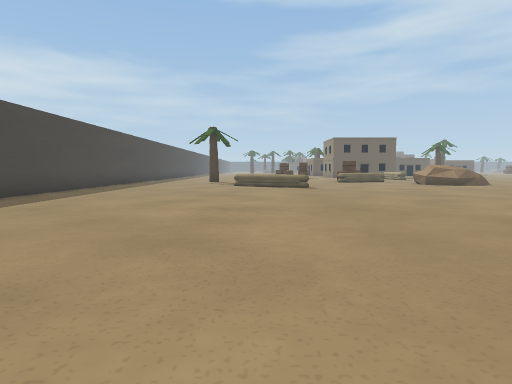
[1] (above)

24 first-person views from a walk through a 3-D level made in the Unity game engine. The camera is 1.5 m above the floor, tilts 4° down and sees 75° across. The floor is counted in squares, 2 m on a side. Each view is taken from the middle of a square. On the plan, view 1 faces up. The plan holds only what a view shows up to about 11 squares ahead; the rest is blank. The place goes on beyond the plan. Some surface patterns are stand-ins.

[2]
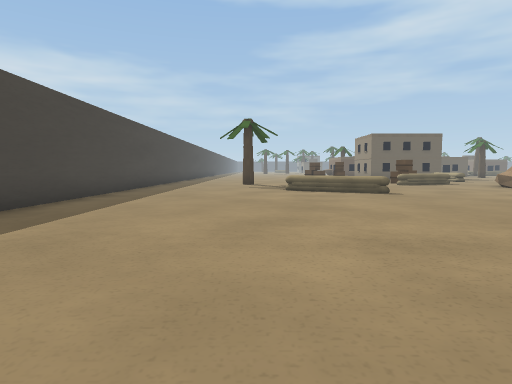

[3]
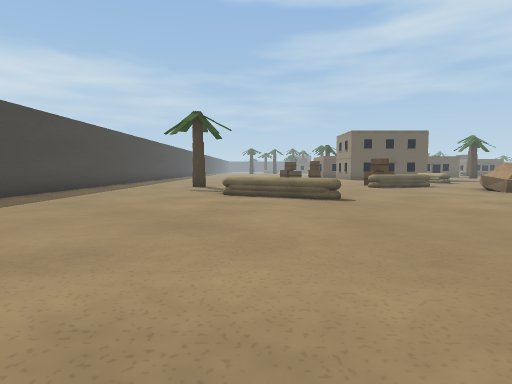

[4]
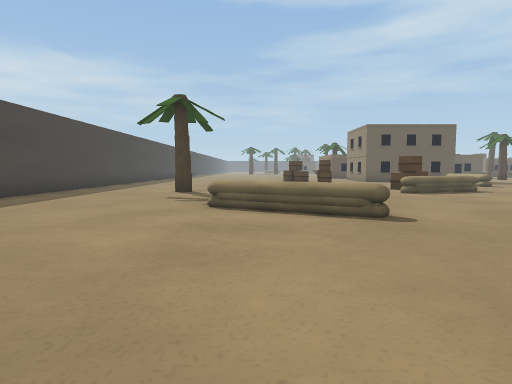

[5]
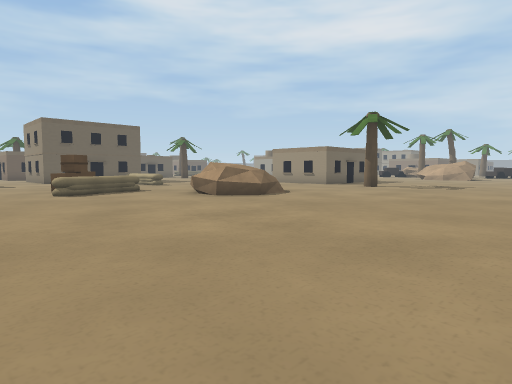

[6]
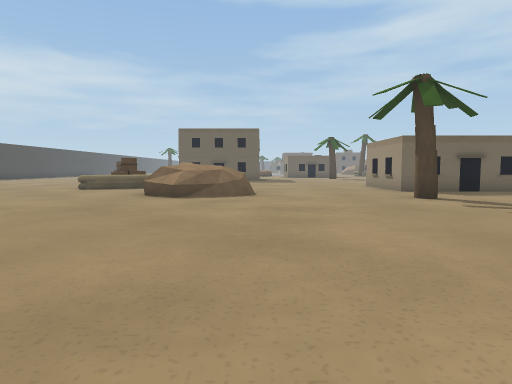

[7]
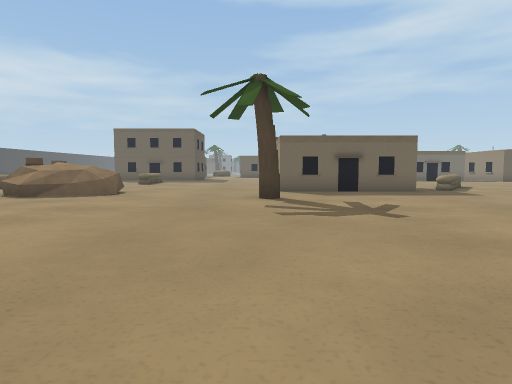

[8]
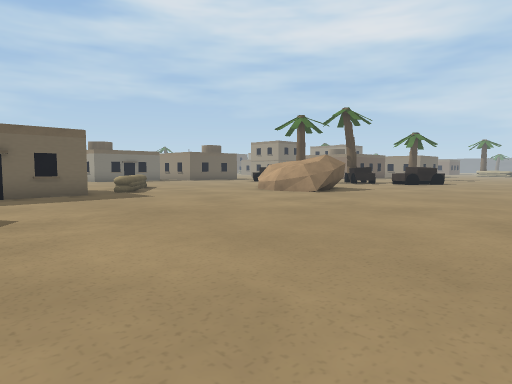

[9]
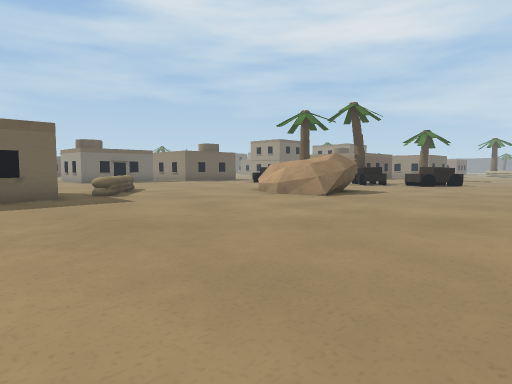

[10]
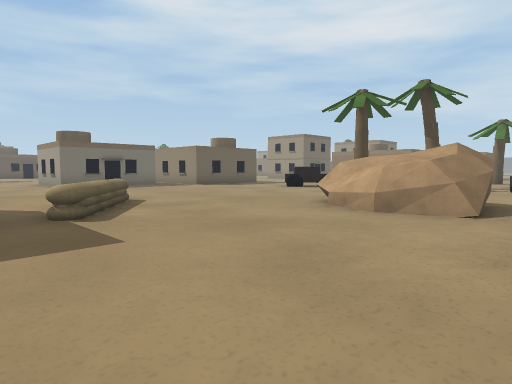

[11]
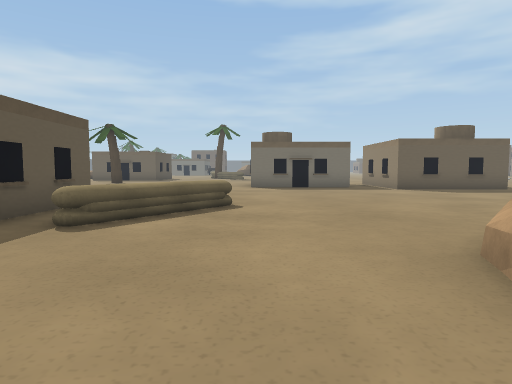

[12]
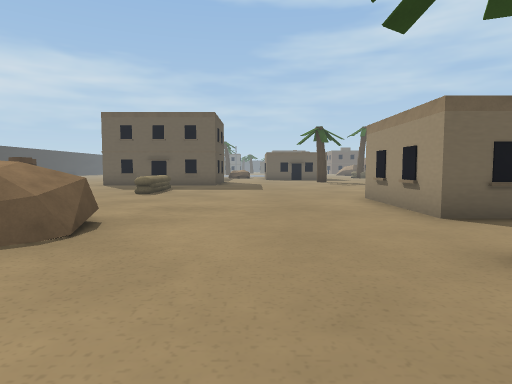

[13]
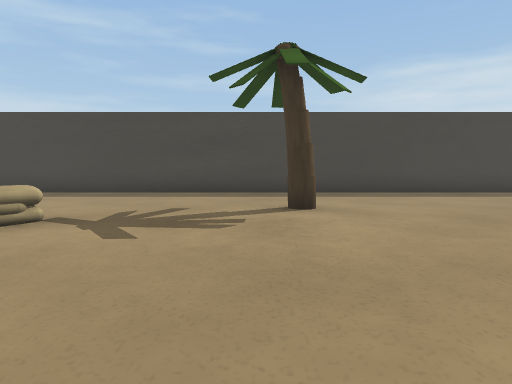

[14]
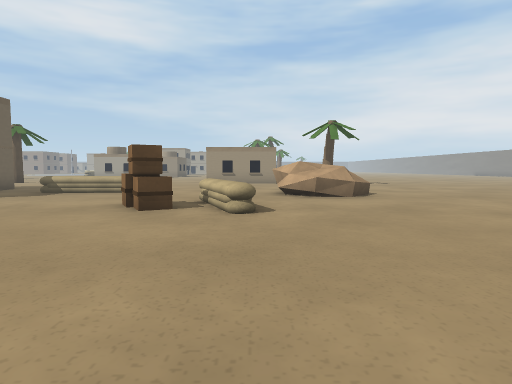

[15]
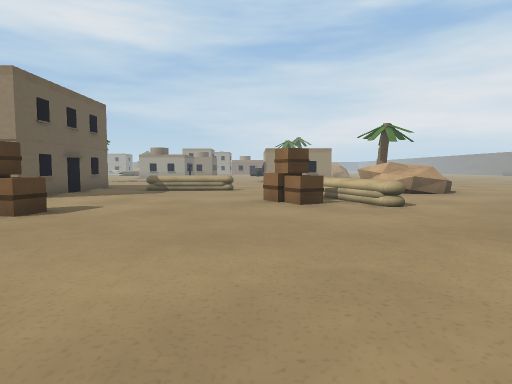

[16]
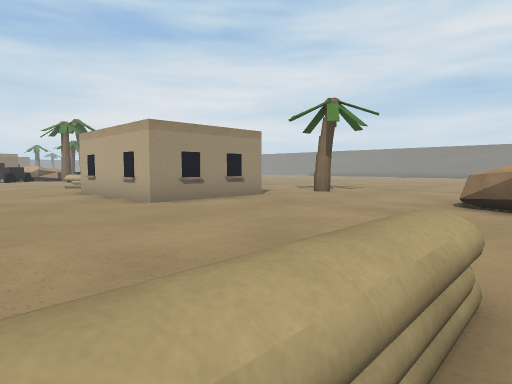

[17]
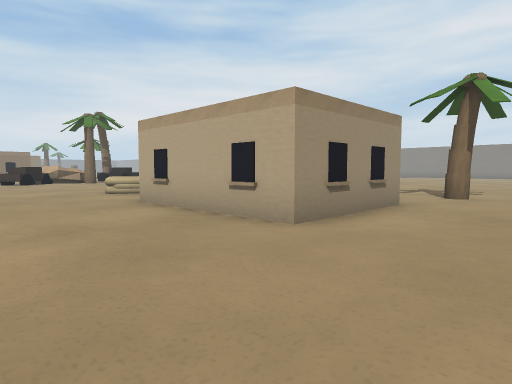

[18]
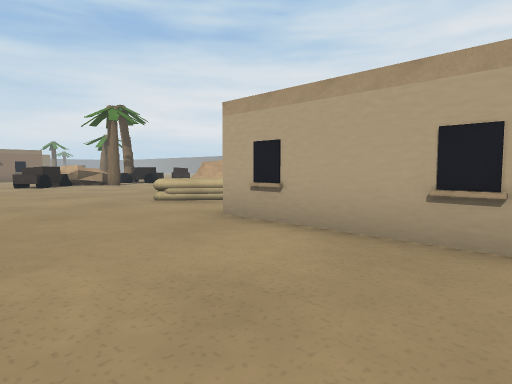

[19]
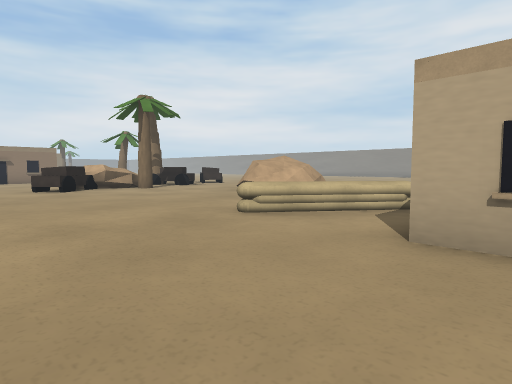

[20]
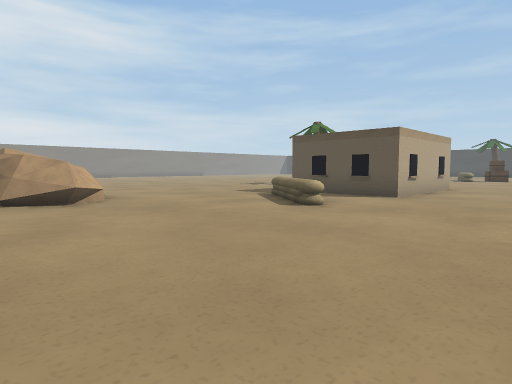

[21]
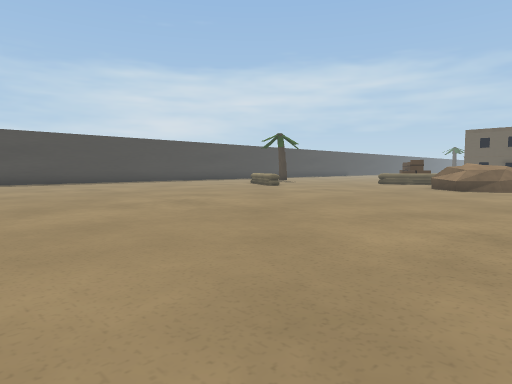

[22]
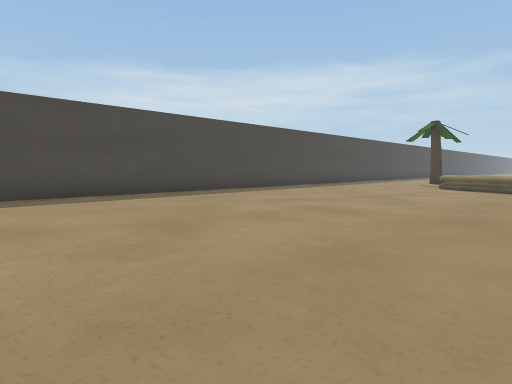

[23]
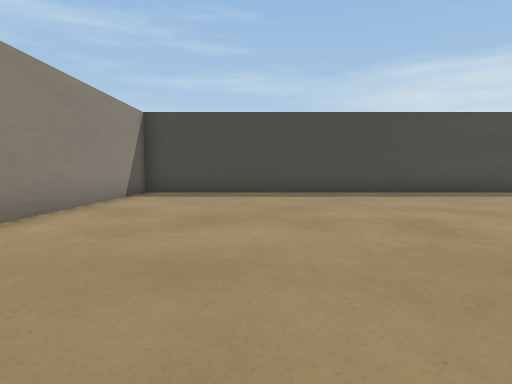

[24]
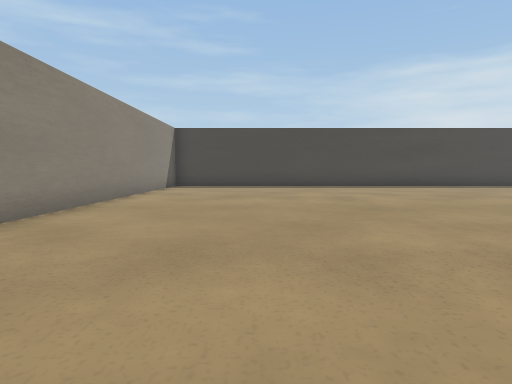

### Floor plan
Points are (right, up) in squares from view 1. A wall is a line through its corners. A room is listed if a view was taken in it or the views show most of it. See-through windows are left out.
Room 1 (views 1, 2, 3, 4, 5, 6, 7, 8, 9, 10, 11, 12, 13, 14, 15, 16, 17, 18, 19, 20, 21, 22, 23, 24)
walls: (9, 15.2) (7.8, 15.6); (8.5, 16.1) (8.6, 17.1) (9.8, 17.5) (10.7, 16.6); (10.8, 16.6) (10.6, 15.6); (7.7, 16.5) (8.5, 17.2); (9.8, 17.2) (10.7, 16.8) (10.9, 15.7); (8.2, 17.2) (9.1, 17.2); (15.8, 17) (15.8, 20.5) (20.3, 20.5) (20.3, 17) (15.8, 17); (5.8, 19.9) (5.2, 19.5) (4.9, 20.1) (6.1, 20.7); (5.5, 19.8) (5.2, 20.4); (5.7, 19.9) (5.4, 20.6); (26.1, 13.5) (25.8, 14.7) (26, 15.2); (26.2, 13.7) (26.1, 14.2); (27, 13.2) (26.7, 13.2); (26.3, 15.4) (26.9, 16.6); (26.8, 16.4) (28, 15.9); (27, 16) (27.7, 15.7) (27.9, 15.4); (26.8, 16.6) (27.9, 16.1); (28, 13.4) (26.7, 13.1) (26.4, 13.3); (26.9, 16.7) (27.9, 15.9); (-6.5, 24.5) (-6.5, -5.5) (3.5, -5.5)
low walls: (10, 15) (8.8, 14.6) (7.8, 15.4); (10.9, 15.7) (9.9, 14.9) (9.4, 14.8); (7.8, 15.6) (7.7, 16.5); (7.7, 16.4) (8.2, 17.2); (1.8, 13) (1.1, 13.3); (1.8, 13) (-0.9, 14.5); (7.3, 18.9) (4.7, 18); (4.5, 18.4) (7.1, 19.4); (9.4, 22) (9.3, 24.6); (-0.7, 14.9) (-0.2, 14.7); (21.3, 17.7) (23.1, 20.1); (9.8, 23) (9.9, 22); (22.4, 18.2) (21.6, 17.2); (25.9, 13.4) (25.6, 14.7) (26, 15.9) (26.5, 16.1); (26, 13.5) (25.6, 14.6); (26, 15.9) (26.8, 16.6); (23.5, 19.8) (21.6, 17.3)

Positions as (right, up) in squares from view 1, and headings:
1: (0, 0), facing up
2: (-2, 3), facing up
3: (0, 5), facing up
4: (0, 8), facing up
5: (2, 8), facing up-right
6: (11, 6), facing up
7: (15, 6), facing up
8: (17, 7), facing up-right
9: (18, 8), facing up-right
10: (20, 12), facing up-right
11: (24, 13), facing up
12: (13, 12), facing up
13: (4, 18), facing left
14: (-1, 18), facing right
15: (-2, 21), facing right
16: (9, 24), facing down-right
17: (13, 24), facing down-right
18: (16, 24), facing down-right
19: (19, 24), facing down-right
20: (29, 24), facing down-left
21: (12, 2), facing up-left
22: (3, 1), facing up-left
23: (4, -2), facing left
24: (8, -2), facing left
